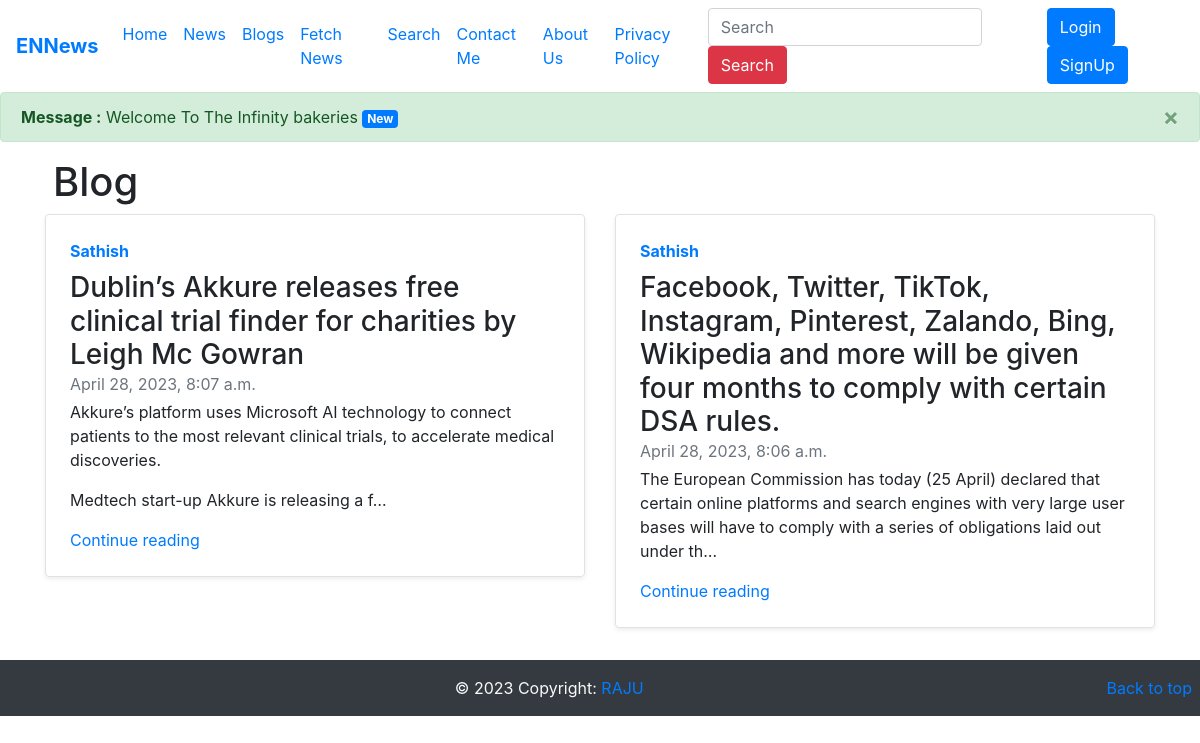
Screenshot of /blog/ with the database file from the repository.
### Blog/models.py (models this page shows, shortened)
class Blog(models.Model):
	sno = models.AutoField(primary_key = True)
	title = models.CharField(max_length = 255)
	content = RichTextField(blank = True , null = True)
	author = models.CharField(max_length = 30)
	img = models.ImageField(upload_to='images/')
	time = models.DateTimeField(blank = True)
	slug = models.CharField(max_length = 255)

### Blog/views.py (the view)
# urls.py: path('', views.blog, name='blog'),
def blog(request):
	messages.success(request , "Welcome To The Infinity bakeries")
	allPost = Blog.objects.all()[::-1]
	context = {'allPost':allPost}
	return render(request , 'blog/bloghome.html' , context)

### templates/blog/bloghome.html (shortened to what this page needs)
{% extends "base.html" %}
{% block blogactive %}active
{% endblock blogactive %}
{% block body %}
   <div class="container">
   	<h1 class="m-2">Blog</h1>
    <div class="row mb-2">
{% for post in allPost %}
    <div class="col-md-6">
      <div class="row no-gutters border rounded overflow-hidden flex-md-row mb-4 shadow-sm h-md-250 position-relative">
        <div class="col p-4 d-flex flex-column position-static">
          <strong class="d-inline-block mb-2 text-primary">{{post.author}}</strong>
          <h3 class="mb-0">{{post.title}}</h3>
          <div class="mb-1 text-muted">{{post.time}}</div>
          <p class="card-text mb-auto">{{post.content | truncatechars:200 |safe }}</p>
          <a href="{{post.slug}}" class="stretched-link">Continue reading</a>
        </div>
        </div>
      </div>
      {% endfor %}
    </div>
  </div>
{% endblock body %}

### rows the page displays
Blog: author "Sathish", title "Dublin’s Akkure releases free clinical trial finder for charities by Leigh Mc Gowran", time "April 28, 2023, 8:07 a.m.", content "Akkure’s platform uses Microsoft AI technology to connect patients to the most relevant clinical trials, to accelerate medical discoveries. Medtech start-up Akkure is releasing a f…"
Blog: author "Sathish", title "Facebook, Twitter, TikTok, Instagram, Pinterest, Zalando, Bing, Wikipedia and more will be given four months to comply with certain DSA rules.", time "April 28, 2023, 8:06 a.m.", content "The European Commission has today (25 April) declared that certain online platforms and search engines with very large user bases will have to comply with a series of obligations laid out under th…"

### other values shown
{{ message }} "Welcome To The Infinity bakeries"
